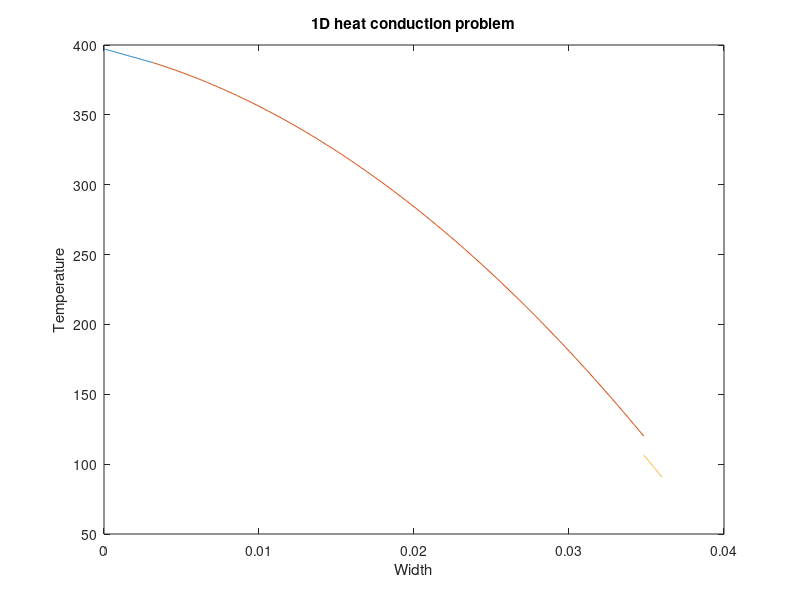

This figure's MATLAB source:
function F=analy2
% Solves analytically the heat conduction equation in 1-D x-geometry
% with T gap.

% clear the console screen
clc; close all;
% load the data structure with info pertaining to the physical problem
global dat
dat.k{1}=@(x) 18;
dat.k{2}=@(x) 16;
dat.k{3}=@(x) 16;
dat.esrc=5000000;
dat.hgap=15764;
dat.hcv=20000;
dat.width=[0.003175 0.034823 0.036];
bc.left.type=1; %0=neumann, 1=robin, 2=dirichlet
bc.left.C=400; % (that data is C in: kdu/dn=C // u+k/hcv*du/dn =C // u=C)
bc.rite.type=1;
bc.rite.C=80;
dat.bc=bc; clear bc;

verif_hc_eq;

return
end

%%%%%%%%%%%%%%%%%%%%%%%%%%%%%%%%%%%%%
function verif_hc_eq
global dat

k1=dat.k{1}; 
k2=dat.k{2}; 
k3=dat.k{3}; 
src=dat.esrc;
hgap=dat.hgap; hcv=dat.hcv; L=dat.width; 

% general form of the solution:
% Zone 1 : T1 = B1*x + E1
% dT1/dx= B1
% Zone 2 : T2 = -q/(2*k2)*(x.^2) + B2*x + E2 = Y2*(x.^2) + B2*x + E2
% dT2/dx= -q/k2*x + B2 = Y1*x + B2
% Zone 3 : T3 = B3*x + E3
% dT3/dx= B3

% definition of 2 coefficients
Y1=-src/k2(0);
Y2=-src/(2*k2(0));

switch dat.bc.left.type
    case 0 % Neumann
        % k1*du1/dn=C on the left becomes: -k1*du1/dx=C 
        % <==> -k1*B1=C <==> B1=-C/k1
        mat(1,1:6) =[1,0,0,0,0,0];
        b(1) = -dat.bc.left.C / k1(0);
    case 1 % Robin
        % u1+k1/hcv*du1/dn =C on the left becomes: u1-k1/hcv*du1/dx =C
        % <==> -k1/hcv*B1+E1=C
        mat(1,1:6) =[-k1(0)/hcv,1,0,0,0,0];
        b(1) = dat.bc.left.C;
    case 2 % Dirichlet
        % u1=C <==> E1=C
        mat(1,1:6) =[0,1,0,0,0,0];
        b(1) = dat.bc.left.C;
end
switch dat.bc.rite.type
    case 0 % Neumann
        % k3*du3/dn=C on the right becomes: k3*du3/dx=C 
        % <==> k3*B3=C <==> B3=C/k3
        mat(6,1:6) =[0,0,0,0,1,0];
        b(6) = dat.bc.rite.C / k3(0);
    case 1 % Robin
        % u3+k3/hcv*du3/dn =C on the right becomes: u3+k3/hcv*du3/dx =C
        % <==> (L3+k3/hcv)B3+E3=C
        mat(6,1:6) =[0,0,0,0,L(3)+k3(0)/hcv,1];
        b(6) = dat.bc.rite.C;
    case 2 % Dirichlet
        % u3=C <==> B3*L+E3=C
        mat(6,1:6) =[0,0,0,0,L(3),1];
        b(6) = dat.bc.rite.C;
end

% fixed conditions
% continuity of T and flux between zone 1 and zone 2 (interface L1)
% T1(L1)=T2(L1) <==> B1*L1+E1=Y2*(L1^2)+B2*L1+E2
% <==> B1*L1+E1-B2*L1-E2=Y2*(L1^2)
mat(2,1:6) =[L(1),1,-L(1),-1,0,0];
b(2) =Y2*L(1)*L(1);
% phi1(L1)=phi2(L1) <==> k1*B1=k2*(Y1*L1+B2)
% <==> (k1/k2)*B1-B2=Y1*L1
mat(3,1:6) =[k1(0)/k2(0),0,-1,0,0,0];
b(3) =Y1*L(1);

% discontinuity of T between zone 2 and zone 3 (interface L2)
% T2(L2)=Y2*(L2^2)+B2*L2+E2
% T3(L2)=B3*L2+E3
% -k2*dT2/dx=hgap(T2(L2)-T3(L2))
% <==> -k2(-q/k2*L2+B2)=hgap(T2(L2)-T3(L2))
% <==> (k2+L2*hgap)B2+hgap*E2-L2*hgap*B3-hgap*E3=-hgap*Y2*(L2^2)+q*L2
mat(4,1:6) =[0,0,k2(0)+L(2)*hgap,hgap,-L(2)*hgap,-hgap];
b(4) =-hgap*Y2*L(2)*L(2)+src*L(2);
% -k3*dT3/dx=hgap(T2(L2)-T3(L2))
% <==> -k3*B3=hgap(T2(L2)-T3(L2))
% <==> L2*hgap*B2+hgap*E2+(k3-L2*hgap)*B3-hgap*E3=-hgap*Y2*(L2^2)
mat(5,1:6) =[0,0,L(2)*hgap,hgap,k3(0)-L(2)*hgap,-hgap];
b(5) =-hgap*Y2*L(2)*L(2);

% get coefficient for the analytical solution
a=mat\b';
x1=linspace(0,L(1));
x2=linspace(L(1),L(2));
x3=linspace(L(2),L(3));
y1=a(1)*x1+a(2);
y2=Y2*(x2.^2)+a(3)*x2+a(4);
y3=a(5)*x3+a(6);

plot(x1,y1,x2,y2,x3,y3); hold all;
title('1D heat conduction problem')
xlabel('Width')
ylabel('Temperature')

return
end